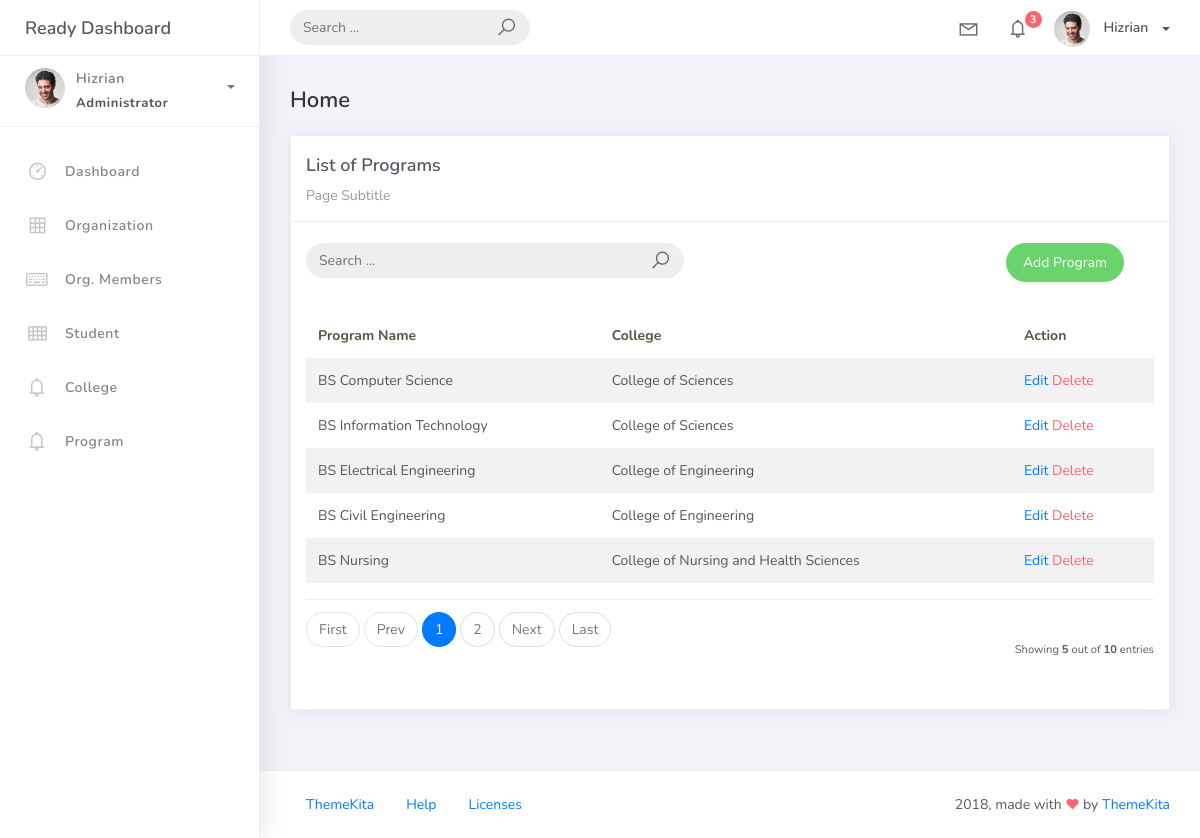
The page /program_list on the database its author committed.
### studentorg/models.py (models this page shows, shortened)
class BaseModel(models.Model):
    created_at = models.DateTimeField(auto_now_add=True, db_index=True)
    updated_at = models.DateTimeField(auto_now=True)
    class Meta:
        abstract = True

class Program(BaseModel):
    prog_name = models.CharField(max_length=150)
    college = models.ForeignKey(College, on_delete=models.CASCADE)

class College(BaseModel):
    college_name = models.CharField(max_length=150)
    def __str__(self):
        return self.college_name

### studentorg/views.py (the view)
# urls.py: path('program_list', ProgramList.as_view(), name='program-list'),
class ProgramList(ListView):
    model = Program
    context_object_name = 'program'
    template_name = 'program_list.html'
    paginate_by = 5

### templates/program_list.html
    {% extends 'base.html' %} {% load static %} {% block content %}
    <div class="content">
        <div class="container-fluid">
            <h4 class="page-title">Home</h4>
            <div class="row">
                <div class="col-md-12">
                    <div class="card">
                        <div class="card-header">
                            <div class="card-title">List of Programs</div>
                            <div class="card-category">Page Subtitle</div>
                        </div>
                        <br />
                            <div class="col-md-12 row">
                                <div class="col-md-6">
                                    <form class="navbar-left navbar-form nav-search mr-md-3" action="">
                                        <div class="input-group">
                                            <input type="text" placeholder="Search ..." class="form-control" />
                                            <div class="input-group-append">
                                            <span class="input-group-text">
                                                <i class="la la-search search-icon"></i>
                                            </span>
                                            </div>
                                        </div>
                                    </form>
                                </div>
                                <div class="col-md-6">
                                    <div class="pull-right">
                                        <a href="{% url 'program-add' %}" class="btn btn-success btn-rounded">Add
                                        Program</a>
                                    </div>
                                </div>
                            </div>
                        <div class="card-body">
                            <table class="table table-striped mt-3">
                                <thead>
                                    <tr>
                                        <th scope="col">Program Name</th>
                                        <th scope="col">College</th>
                                        <th scope="col">Action</th>
                                    </tr>
                                </thead>
                                <tbody>
                                    {% for object in object_list %}
                                    <tr>
                                        <td>{{ object.prog_name }}</td>
                                        <td>{{ object.college }}</td>
                                        <td>
                                            <a href="program_list/{{ object.id }}">Edit</a>
                                            <a href="program_list/{{ object.id }}/delete" class="text-danger">Delete</a>
                                        </td>
                                    </tr>
                                        {% empty %}
                                    <tr>
                                        <td colspan="4" style="text-align: center">
                                            <p class="text-sm font-weight-bold mb-0">No Records Found</p>
                                        </td>
                                    </tr>
                                    {% endfor %}
                                </tbody>
                            </table>
                            {% include 'includes/pagination.html' %}
                        </div>
                    </div>
                </div>
            </div>
        </div>
    </div>
    {% endblock %}

### rows shown on the page
Program: prog_name "BS Computer Science", college "College of Sciences"
Program: prog_name "BS Information Technology", college "College of Sciences"
Program: prog_name "BS Electrical Engineering", college "College of Engineering"
Program: prog_name "BS Civil Engineering", college "College of Engineering"
Program: prog_name "BS Nursing", college "College of Nursing and Health Sciences"

### other values the page prints
{{ page_num }} "1"
{{ page_num }} "2"
{{ object_list.count }} "5"
{{ paginator.count }} "10"
